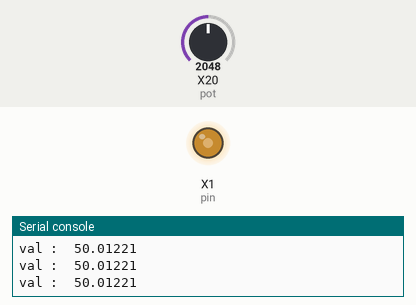
The program below on a simulated pyboard running MicroPython. On the bench: output pins drawn as LEDs (lit = HIGH), the last lines printed to the serial console. Inputs (shaded band) come from the test bench; at power-on: X20 (pot) = 2048 (analog values on the 0–4095 scale).

Above: at 1.2 s.
1.3 s: X20 (pot) set to 2866
At 2.3 s:
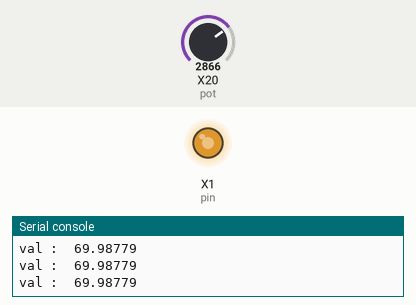
2.9 s: X20 (pot) set to 3603
At 3.6 s:
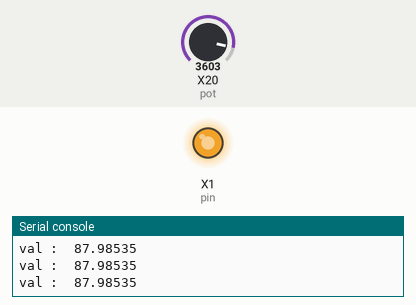
4.5 s: X20 (pot) set to 491
At 4.9 s:
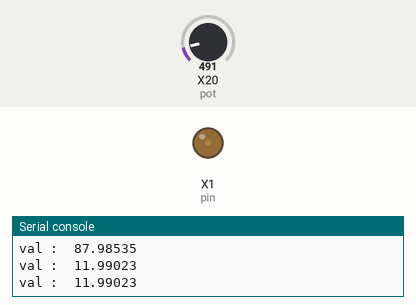
6.1 s: X20 (pot) set to 0
At 7.4 s:
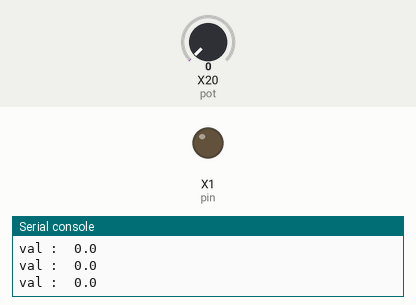
Timing chart, 0 to 8.7 s (numbered marks = the images above; inputs shaded):
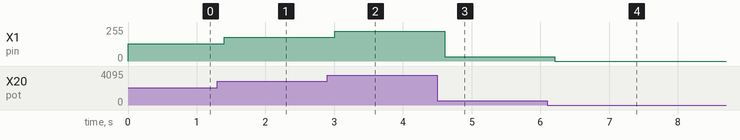

The program:

pot.py
```python
from pyb import Timer, Pin

pot = pyb.ADC('X20')
timmer = pyb.Timer(5, freq=500)
channel = timmer.channel(3, Timer.PWM, pin=Pin('X1'), pulse_width_percent=100)


while True:
    val_pot=pot.read()
    val_pot=(val_pot/4095)*100
    print("val : ",val_pot)
    channel.pulse_width_percent(val_pot)
    pyb.delay(200)
```

Measured:
- after the input at 1.3 s, X1 (pin): 128/255 → 178/255 after 0.10 s
- after the input at 2.9 s, X1 (pin): 178/255 → 224/255 after 0.10 s
- after the input at 4.5 s, X1 (pin): 224/255 → 31/255 after 0.11 s
- after the input at 6.1 s, X1 (pin): 31/255 → 0/255 after 0.11 s
